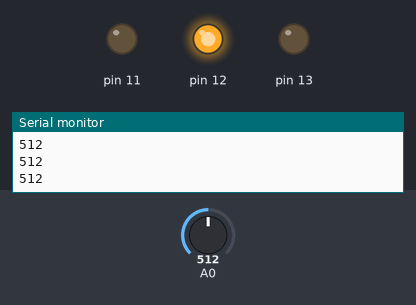
Recording of a sketch running on a simulated Arduino Uno, built with avr-gcc and run on an emulated ATmega328P. Parts: output pins drawn as LEDs (lit = HIGH), the last lines printed to the serial monitor. The inputs (shaded band) are chosen by the test bench; at power-on: A0 = 512.

Above: at 1.2 s.
1.3 s: A0 set to 314
2.8 s: A0 set to 287
At 4.0 s:
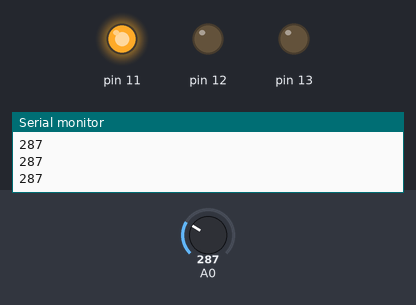
4.3 s: A0 set to 810
At 5.2 s:
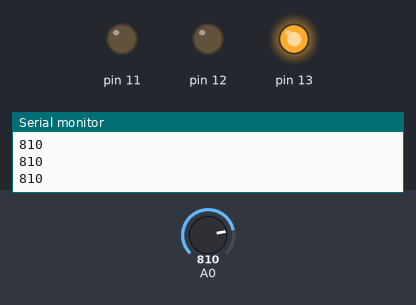
5.8 s: A0 set to 789
At 6.5 s:
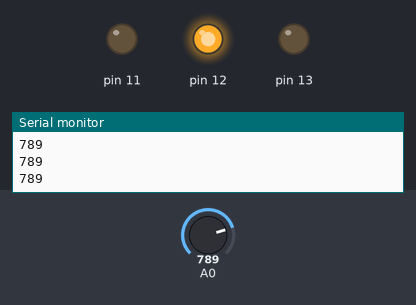
7.3 s: A0 set to 900
At 8.6 s:
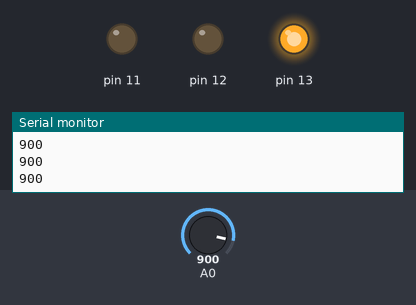
Timing chart, 0 to 9.8 s (numbered marks = the images above; inputs shaded):
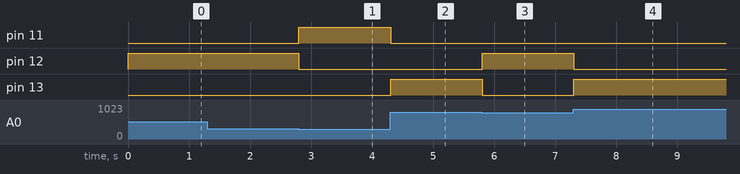

Measured:
- the behaviour switches between 301 and 300 on A0 (found by bisection; images 0 and 1)
- the behaviour switches between 800 and 799 on A0 (found by bisection; images 2 and 3)
- after the input at 2.8 s, pin 11: LOW → HIGH at once; pin 12: HIGH → LOW at once
- after the input at 4.3 s, pin 11: HIGH → LOW at once; pin 13: LOW → HIGH at once
- after the input at 5.8 s, pin 12: LOW → HIGH at once; pin 13: HIGH → LOW at once
- after the input at 7.3 s, pin 12: HIGH → LOW at once; pin 13: LOW → HIGH at once

The sketch:

lab6.ino
```cpp
// C++ code
//
//const int dry_threshold=800;
//const int wet_threshold=300;
int moist_sensor=0;
void setup()
{
  pinMode(A0, INPUT);
  Serial.begin(9600);
  pinMode(13,OUTPUT);
  pinMode(12,OUTPUT);
  pinMode(11,OUTPUT);
}

void loop()
{
  moist_sensor=analogRead(A0);
  Serial.println(moist_sensor);
  if(moist_sensor>=800){
   digitalWrite(13, HIGH);
    digitalWrite(11, LOW);
  digitalWrite(12, LOW);
  }
  else if(moist_sensor<800 and moist_sensor>300){
   digitalWrite(12, HIGH);
    digitalWrite(13, LOW);
    digitalWrite(11, LOW);
  }
  else {
   digitalWrite(11, HIGH);
  digitalWrite(13, LOW);
  digitalWrite(12, LOW);
  }
  delay(10);
}
```
